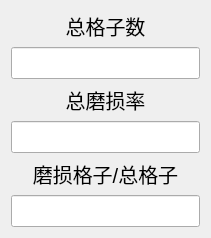
   <widget class="QWidget" name="layoutWidget">
    <property name="geometry">
     <rect>
      <x>570</x>
      <y>200</y>
      <width>211</width>
      <height>221</height>
     </rect>
    </property>
    <layout class="QVBoxLayout" name="verticalLayout">
     <item>
      <widget class="QLabel" name="label_6">
       <property name="font">
        <font>
         <pointsize>15</pointsize>
        </font>
       </property>
       <property name="text">
        <string>总格子数</string>
       </property>
       <property name="alignment">
        <set>Qt::AlignCenter</set>
       </property>
      </widget>
     </item>
     <item>
      <widget class="QLineEdit" name="lineEdit_2">
       <property name="font">
        <font>
         <pointsize>15</pointsize>
        </font>
       </property>
      </widget>
     </item>
     <item>
      <widget class="QLabel" name="label_7">
       <property name="font">
        <font>
         <pointsize>15</pointsize>
        </font>
       </property>
       <property name="text">
        <string>总磨损率</string>
       </property>
       <property name="alignment">
        <set>Qt::AlignCenter</set>
       </property>
      </widget>
     </item>
     <item>
      <widget class="QLineEdit" name="lineEdit_3">
       <property name="font">
        <font>
         <pointsize>15</pointsize>
        </font>
       </property>
       <property name="text">
        <string/>
       </property>
      </widget>
     </item>
     <item>
      <widget class="QLabel" name="label_8">
       <property name="font">
        <font>
         <pointsize>15</pointsize>
        </font>
       </property>
       <property name="text">
        <string>磨损格子/总格子</string>
       </property>
       <property name="alignment">
        <set>Qt::AlignCenter</set>
       </property>
      </widget>
     </item>
     <item>
      <widget class="QLineEdit" name="lineEdit_4">
       <property name="font">
        <font>
         <pointsize>15</pointsize>
        </font>
       </property>
      </widget>
     </item>
    </layout>
   </widget>
